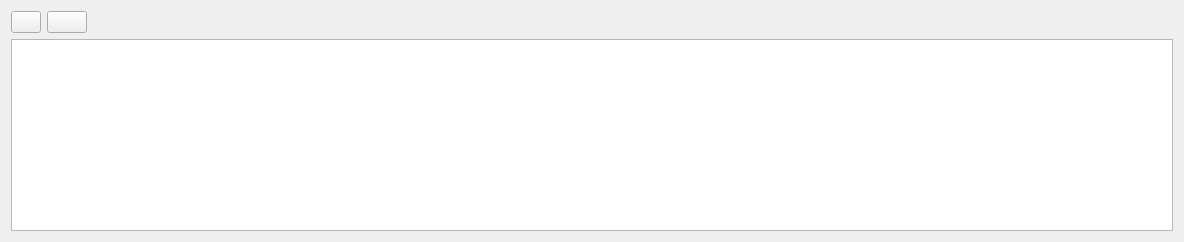
         <widget class="QWidget" name="tab_6">
          <attribute name="title">
           <string>Líneas de albarán</string>
          </attribute>
          <layout class="QGridLayout" name="gridLayout_9">
           <item row="0" column="0">
            <widget class="QPushButton" name="btnAnadirLinea">
             <property name="sizePolicy">
              <sizepolicy hsizetype="Preferred" vsizetype="Fixed">
               <horstretch>0</horstretch>
               <verstretch>0</verstretch>
              </sizepolicy>
             </property>
             <property name="maximumSize">
              <size>
               <width>30</width>
               <height>16777215</height>
              </size>
             </property>
             <property name="toolTip">
              <string>Añadir línea con los datos cargados</string>
             </property>
             <property name="text">
              <string/>
             </property>
             <property name="icon">
              <iconset resource="../maya.qrc">
               <normaloff>:/Icons/PNG/add.png</normaloff>:/Icons/PNG/add.png</iconset>
             </property>
            </widget>
           </item>
           <item row="0" column="1">
            <widget class="QPushButton" name="btn_borrarLinea">
             <property name="sizePolicy">
              <sizepolicy hsizetype="Preferred" vsizetype="Fixed">
               <horstretch>0</horstretch>
               <verstretch>0</verstretch>
              </sizepolicy>
             </property>
             <property name="text">
              <string/>
             </property>
             <property name="icon">
              <iconset resource="../maya.qrc">
               <normaloff>:/Icons/PNG/Delete.png</normaloff>:/Icons/PNG/Delete.png</iconset>
             </property>
            </widget>
           </item>
           <item row="0" column="2">
            <spacer name="horizontalSpacer_2">
             <property name="sizePolicy">
              <sizepolicy hsizetype="Minimum" vsizetype="Minimum">
               <horstretch>0</horstretch>
               <verstretch>0</verstretch>
              </sizepolicy>
             </property>
             <property name="orientation">
              <enum>Qt::Horizontal</enum>
             </property>
             <property name="sizeHint" stdset="0">
              <size>
               <width>1080</width>
               <height>20</height>
              </size>
             </property>
            </spacer>
           </item>
           <item row="1" column="0" colspan="3">
            <widget class="QTableView" name="Lineas">
             <property name="sizePolicy">
              <sizepolicy hsizetype="Preferred" vsizetype="Expanding">
               <horstretch>0</horstretch>
               <verstretch>0</verstretch>
              </sizepolicy>
             </property>
             <property name="horizontalScrollBarPolicy">
              <enum>Qt::ScrollBarAsNeeded</enum>
             </property>
             <property name="alternatingRowColors">
              <bool>true</bool>
             </property>
             <property name="selectionMode">
              <enum>QAbstractItemView::SingleSelection</enum>
             </property>
             <property name="selectionBehavior">
              <enum>QAbstractItemView::SelectRows</enum>
             </property>
             <property name="gridStyle">
              <enum>Qt::DotLine</enum>
             </property>
             <property name="cornerButtonEnabled">
              <bool>true</bool>
             </property>
            </widget>
           </item>
          </layout>
         </widget>
